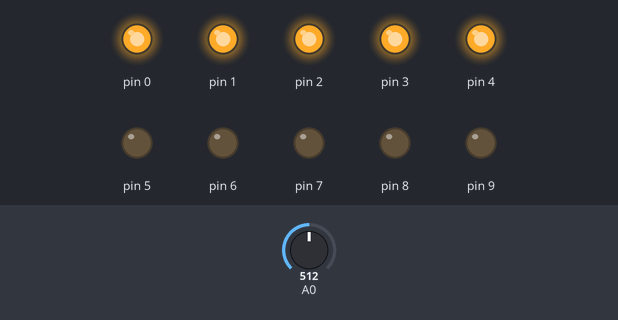
A sketch run on a simulated Arduino Uno, built with avr-gcc and run on an emulated ATmega328P. On the bench: output pins drawn as LEDs (lit = HIGH). Inputs (shaded band) come from the test bench; at power-on: A0 = 512.

Above: at 1.2 s.
1.3 s: A0 set to 557
2.8 s: A0 set to 585
At 3.2 s:
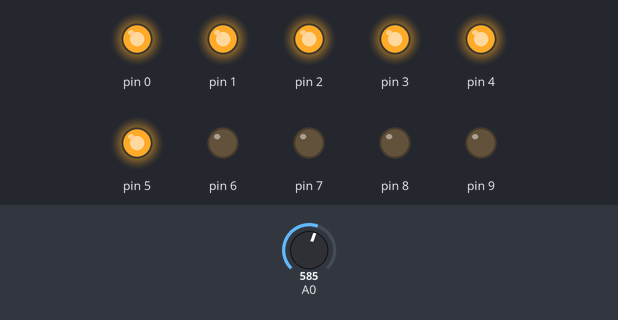
4.3 s: A0 set to 716
At 5.5 s:
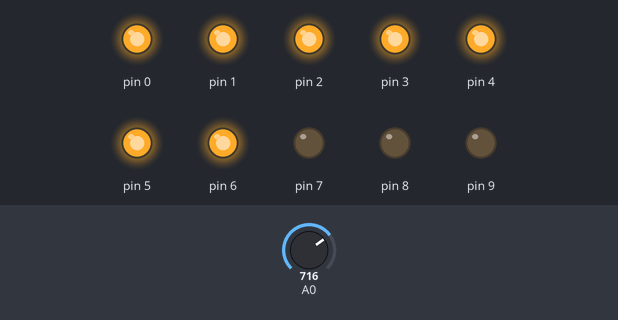
5.8 s: A0 set to 781
7.3 s: A0 set to 811
At 7.8 s:
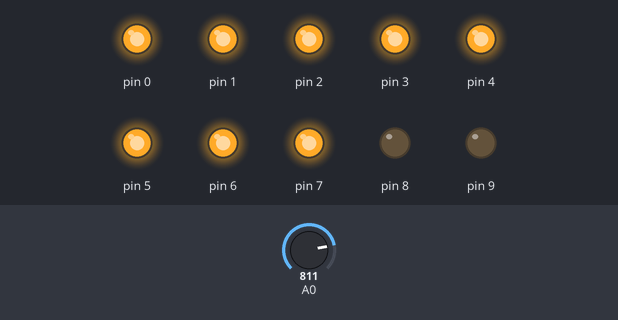
8.8 s: A0 set to 511
At 10.2 s:
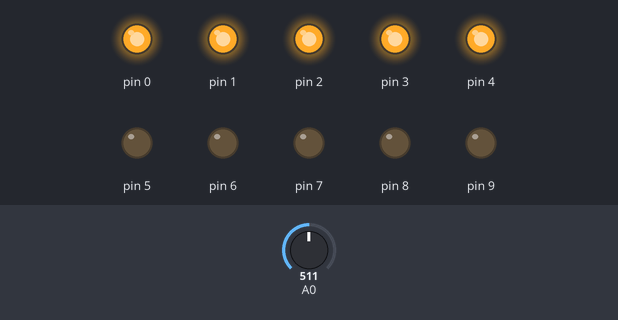
Timing chart, 0 to 11.3 s (numbered marks = the images above; inputs shaded):
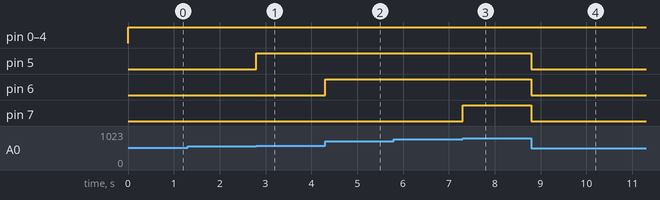

Measured:
- the behaviour switches between 568 and 569 on A0 (found by bisection; images 0 and 1)
- the behaviour switches between 795 and 796 on A0 (found by bisection; images 2 and 3)
- after the input at 1.3 s, every drawn part: stays the same
- after the input at 2.8 s, pin 5: LOW → HIGH at once
- after the input at 4.3 s, pin 6: LOW → HIGH at once
- after the input at 5.8 s, every drawn part: stays the same
- after the input at 7.3 s, pin 7: LOW → HIGH at once
- after the input at 8.8 s, pin 5–7: HIGH → LOW at once

The sketch:

ledsacumulativo.ino
```cpp
//Autor:Dario Jorge Iglesias
boolean D,C,B,A,Q0,Q1,Q2,Q3,Q4,Q5,Q6,Q7,Q8,Q9;
int pote;
void setup(){ //Configuración
 pinMode(9,OUTPUT);pinMode(8,OUTPUT);pinMode(7,OUTPUT);
 pinMode(6,OUTPUT);pinMode(5,OUTPUT);pinMode(4,OUTPUT);
 pinMode(3,OUTPUT);pinMode(2,OUTPUT);pinMode(1,OUTPUT);
 pinMode(0,OUTPUT);}
void loop(){ //Super lazo infinito
 pote=analogRead(A0);pote=map(pote,0,1023,0,9);
 D=boolean((pote&0x08)/8);C=boolean((pote&0x04)/4);
 B=boolean((pote&0x02)/2);A=boolean((pote&0x01)/1);
 Q0=HIGH;digitalWrite(0,Q0);Q1=D|C|B|A;digitalWrite(1,Q1);
 Q2=D|C|B;digitalWrite(2,Q2);Q3=(B&A)|(C)|(D);
 digitalWrite(3,Q3);Q4=D|C;digitalWrite(4,Q4);
 Q5=(C|D)&(D|B|A);digitalWrite(5,Q5);
 Q6=(C&B)|D;digitalWrite(6,Q6);
 Q7=D|(C&B&A);digitalWrite(7,Q7);
 Q8=D;digitalWrite(8,Q8);
 Q9=D&(C|B|A);digitalWrite(9,Q9);}
```
